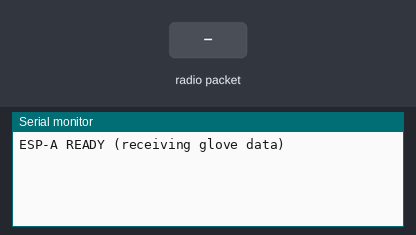
Recording of a sketch running on a simulated ESP32. On the bench: the last lines printed to the serial monitor. The inputs (shaded band) are chosen by the test bench.

Above: at 1.2 s.
1.3 s: radio packet "1" arrives
At 3.5 s:
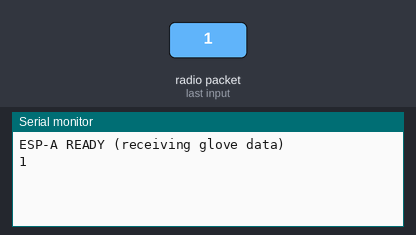
5.8 s: radio packet "2" arrives
At 7.0 s:
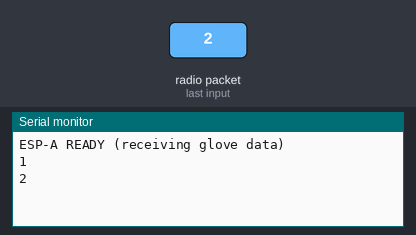

The sketch:

receive_glove_pots.ino
```cpp
#include <Arduino.h>
#include <esp_now.h>
#include <WiFi.h>

String incomingData = "";

void onReceive(const esp_now_recv_info *info, const uint8_t *data, int len) {
  incomingData = String((char*)data);
}

void setup() {
  Serial.begin(115200);
  WiFi.mode(WIFI_STA);

  if (esp_now_init() != ESP_OK) {
    Serial.println("ESP-NOW failed");
    return;
  }

  esp_now_register_recv_cb(onReceive);

  Serial.println("ESP-A READY (receiving glove data)");
}

void loop() {
  if (incomingData.length() > 0) {
    Serial.println(incomingData);
    incomingData = "";
  }

  delay(3000);
}
```

Measured:
- after the input at 1.3 s, the serial monitor: prints a new line after 1.7 s (image 1)
- after the input at 5.8 s, the serial monitor: prints a new line after 0.20 s (image 2)
